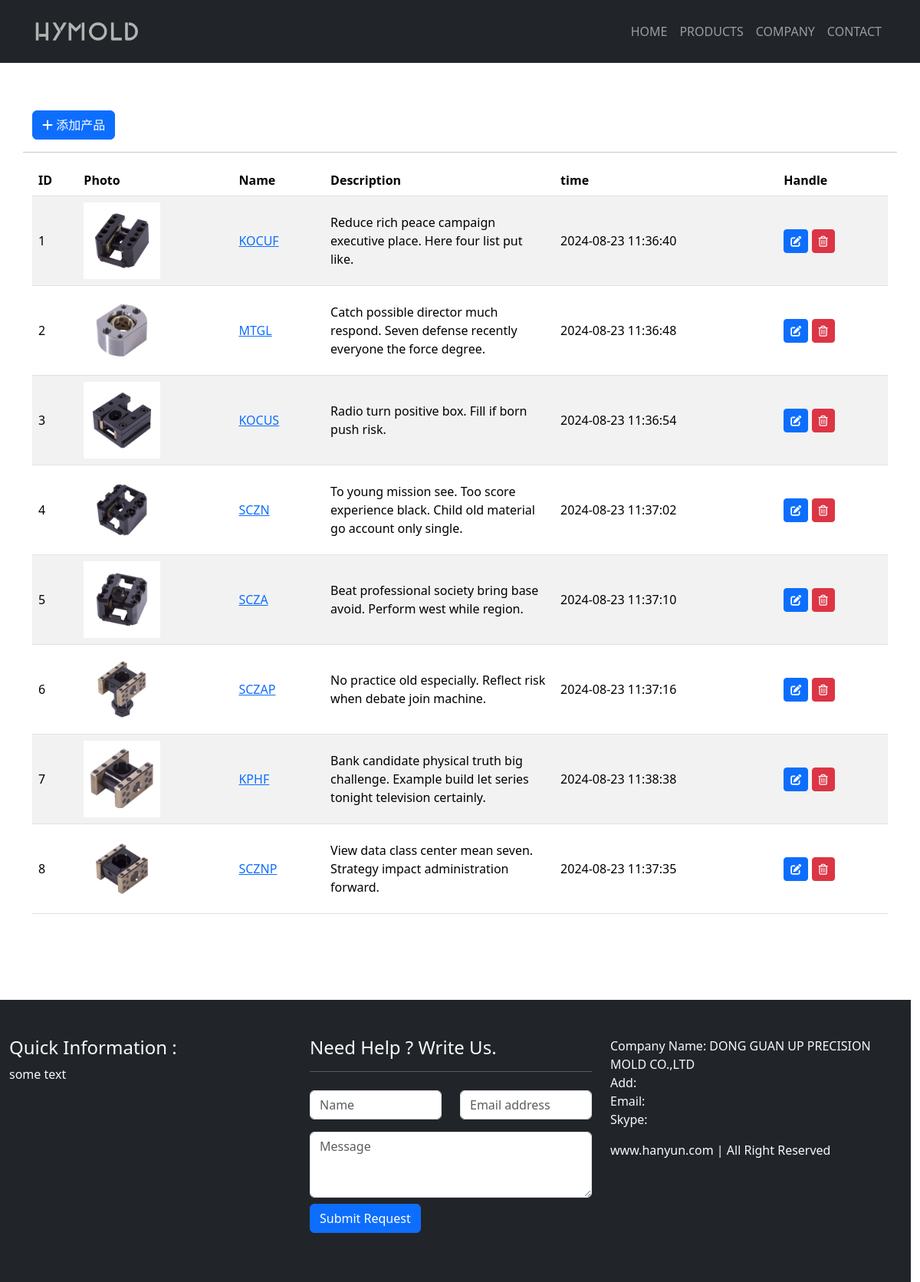
/admin, run on an earlier commit of the app's database.
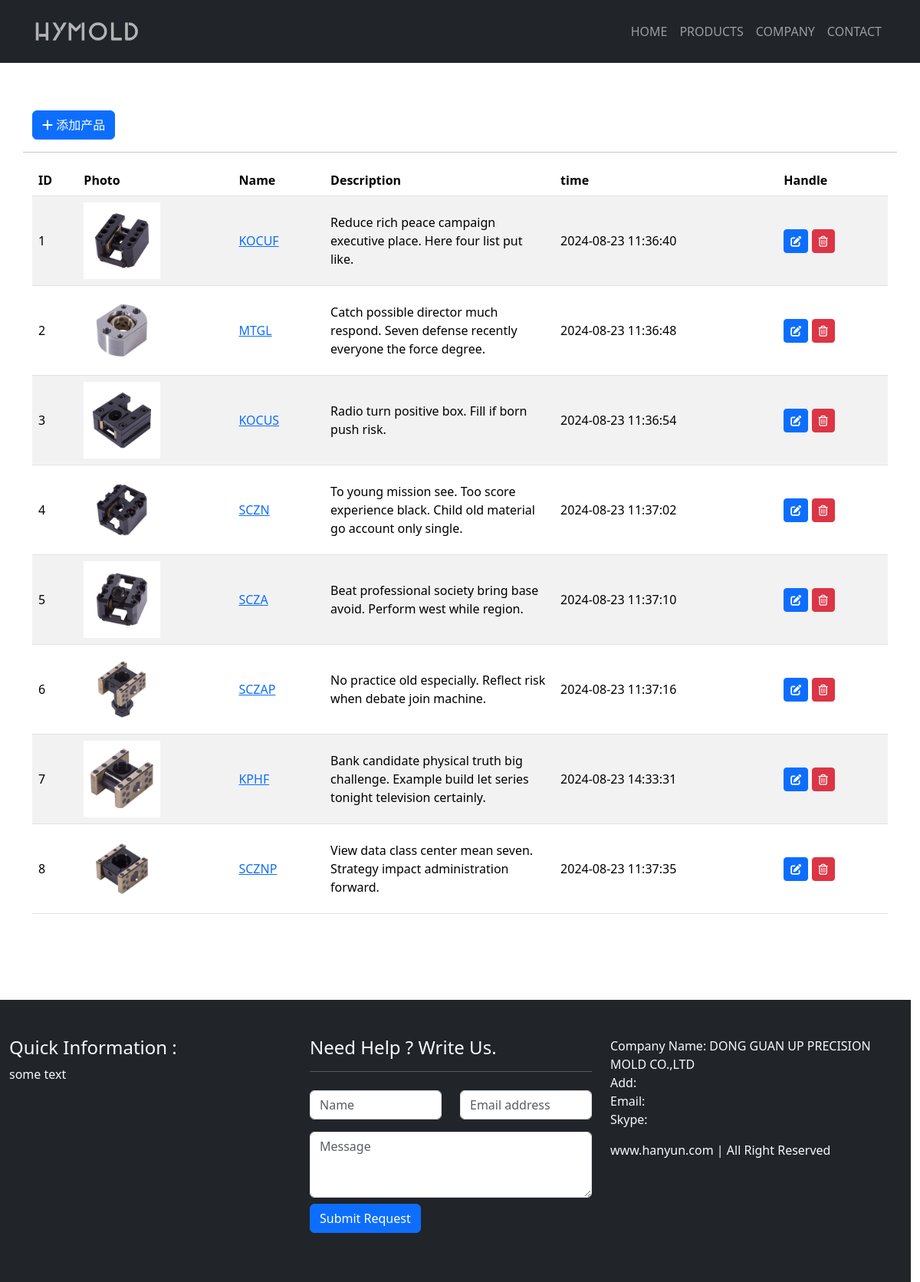
And on a later commit of the database.
### app.py (models this page shows)
class Product(db.Model):
    __tablename__ = 'product'
    id = db.Column(db.Integer, primary_key=True)
    name = db.Column(db.String(20))
    price = db.Column(db.Float)
    description = db.Column(db.String(200))
    content = db.Column(db.Text())
    timestamp = db.Column(db.DateTime, nullable=False, default=datetime.now, index=True)
    clicks = db.Column(db.Integer)

class Photo(db.Model):
    __tablename__ = 'photo'
    id = db.Column(db.Integer, primary_key=True)
    filename = db.Column(db.String(100))
    timestamp = db.Column(db.DateTime, nullable=False, default=datetime.now, index=True)
    product_id = db.Column(db.Integer, db.ForeignKey('product.id'))
    product = db.relationship('Product', backref=db.backref('photos', lazy='dynamic', cascade='all, delete-orphan'))
    source = db.Column(db.String(200), default='form')  # 区别图片来源

### app.py (the view)
@app.route('/admin')
def admin():
    return render_template('admin.html')

### app.py (called while the page is built)
@app.context_processor
def make_template_context():
    return dict(
        products=Product.query.order_by(Product.id.asc()).all(),
        about=About.query.order_by(About.timestamp.desc()).first(),
    )

### templates/admin.html (shortened to what this page needs)
{% extends 'base.html' %}
{% block content %}
    <div class="section bg-white py-5 custom-container">
        <div class="container">
            <div class="row">
                <div class="col-auto my-3">
                    <a type="button" class="btn btn-primary" href="{{ url_for('add_product') }}"><i
                            class="fa-solid fa-plus"></i> 添加产品
                    </a>
                </div>
                <hr>
                <div class="col-md-12">
                    <table class="table table-striped table-hover">
                        <thead>
                        <tr>
                            <th scope="col">ID</th>
                            <th scope="col">Photo</th>
                            <th scope="col">Name</th>
                            <th scope="col">Description</th>
                            <th scope="col">time</th>
                            <th scope="col">Handle</th>
                        </tr>
                        </thead>
                        <tbody>
                        {% for product in products %}
                            {% if product %}
                                <tr class="align-middle">
                                    <td>{{ product.id }}</td>
                                    {% set photo = product.photos|first %}
                                    {% if photo %}
                                        <td><img src="{{ url_for('get_image', filename=photo.filename) }}"
                                             alt="{{ product.name }}" style="width: 100px;height: auto;"></td>
                                    {% else %}
                                        <td><img class="card-img-top"
                                             src="{{ url_for('static', filename='img/no_product.jpg') }}"
                                             alt="Card image cap" style="width: 100px;height: auto;"></td>
                                    {% endif %}
                                    <td><a href="{{ url_for('product', product_id=product.id) }}" target="_blank">{{ product.name }}</a></td>
                                    <td style="width: 300px;">{{ product.description|safe }}</td>
                                    <td>{{ product.timestamp.strftime('%Y-%m-%d %H:%M:%S') }}</td>
                                    <td>
                                        <a href="{{ url_for('edit_product', product_id=product.id) }}"
                                           class="btn btn-sm btn-primary">
                                            <i class="fa-solid fa-pen-to-square" title="编辑"></i>
                                        </a>
                                        <form action="{{ url_for('delete_product', product_id=product.id, next=request.full_path) }}"
                                              class="d-inline" method="post">
                                            <button type="submit" class="btn btn-sm btn-danger"
                                                    onclick="return confirm('确定要删除吗？')">
                                                <i class="fa-regular fa-trash-can" title="删除"></i>
                                            </button>
                                        </form>
                                    </td>
                                </tr>
                            {% else %}
                                <h5 class="text-center">NO PRODUCTS</h5>
                            {% endif %}
                        {% endfor %}
                        </tbody>
                    </table>
                </div>
            </div>
        </div>
    </div>
{% endblock %}

### templates/base.html (shortened to what this page needs)
<!DOCTYPE html>
<html lang="en">
<head>
    {% block head %}
        <link href="https://cdn.jsdelivr.net/npm/bootstrap@5.3.3/dist/css/bootstrap.min.css" rel="stylesheet">
        <link rel="stylesheet" href="https://cdn.staticfile.net/font-awesome/6.5.1/css/all.min.css">
        <link rel="stylesheet" href="{{ url_for('static', filename='css/styles.css') }}">
    {% endblock %}
</head>
<body>
<nav class="navbar navbar-expand-lg navbar-dark bg-dark fixed-top py-3">
    <div class="container">
        <a class="navbar-brand" href="{{ url_for('index') }}">
            <img alt="hanyun" src="{{ url_for('static', filename='img/logo.png') }}" style="max-height: 40px;">
        </a>
        <div class="collapse navbar-collapse" id="navbarSupportedContent">
            <ul class="navbar-nav ms-auto">
                <li class="nav-item">
                    <a class="nav-link {% block nav_home %}{% endblock %}" href="{{ url_for('index') }}">HOME </a>
                </li>
                <li class="nav-item">
                    <a class="nav-link {% block nav_products %}{% endblock %}"
                       href="{{ url_for('products') }}">PRODUCTS</a>
                </li>
                <li class="nav-item">
                    <a class="nav-link {% block nav_company %}{% endblock %}"
                       href="{{ url_for('company') }}">COMPANY</a>
                </li>
                <li class="nav-item">
                    <a class="nav-link {% block nav_contact %}{% endblock %}"
                       href="{{ url_for('contact') }}">CONTACT</a>
                </li>
            </ul>
        </div>
    </div>
</nav>
{% block content %}
{% endblock %}
{% block footer %}
    <div class="container-fluid row bg-dark text-light mt-5 py-5">
        <div class="col-md-4">
            <h4>Quick Information :</h4>
            <p>
                some text
            </p>
        </div>
        <div class="col-md-4">
            <h4>Need Help ? Write Us. </h4>
            <hr>
            <form>
                <div class="row">
                    <div class="col-md-6 col-sm-6 py-2">
                        <div class="form-group">
                            <input type="text" class="form-control" required="required" placeholder="Name">
                        </div>
                    </div>
                    <div class="col-md-6 col-sm-6 py-2">
                        <div class="form-group">
                            <input type="text" class="form-control" required="required" placeholder="Email address">
                        </div>
                    </div>
                </div>
                <div class="row">
                    <div class="col-md-12 col-sm-12 py-2">
                        <div class="form-group">
                            <textarea name="message" id="message" required="required" class="form-control" rows="3"
                                      placeholder="Message"></textarea>
                        </div>
                        <div class="form-group py-2">
                            <button type="submit" class="btn btn-primary">Submit Request</button>
                        </div>
                    </div>
                </div>
            </form>
        </div>
        <div class="col-md-4">
            <p>
                Company Name: DONG GUAN UP PRECISION MOLD CO.,LTD<br>
                Add:<br>
                Email: <br>
                Skype:<br>
            </p>
            <p>www.hanyun.com | All Right Reserved</p>
        </div>
    </div>
{% endblock %}
</body>
</html>

### static/css/styles.css (style rules this page uses)
.custom-container { margin-top: 80px; padding-left: 0px; padding-right: 0px; }

What changed in the data, as far as the page shows it:
changed Product "KPHF": timestamp "2024-08-23 11:38:38" → "2024-08-23 14:33:31"
